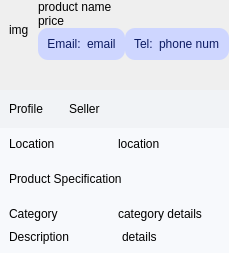
         <widget class="QWidget" name="viewproduct">
          <layout class="QGridLayout" name="gridLayout_13">
           <property name="leftMargin">
            <number>0</number>
           </property>
           <property name="topMargin">
            <number>0</number>
           </property>
           <property name="rightMargin">
            <number>0</number>
           </property>
           <property name="bottomMargin">
            <number>0</number>
           </property>
           <property name="spacing">
            <number>0</number>
           </property>
           <item row="0" column="0">
            <widget class="QWidget" name="widget_4" native="true">
             <property name="maximumSize">
              <size>
               <width>1000</width>
               <height>16777215</height>
              </size>
             </property>
             <property name="styleSheet">
              <string notr="true"/>
             </property>
             <layout class="QGridLayout" name="gridLayout_21">
              <property name="leftMargin">
               <number>0</number>
              </property>
              <property name="topMargin">
               <number>0</number>
              </property>
              <property name="rightMargin">
               <number>0</number>
              </property>
              <property name="bottomMargin">
               <number>0</number>
              </property>
              <property name="spacing">
               <number>0</number>
              </property>
              <item row="0" column="0">
               <widget class="QWidget" name="widget_5" native="true">
                <layout class="QGridLayout" name="gridLayout_15">
                 <item row="0" column="0">
                  <widget class="QLabel" name="product_img">
                   <property name="text">
                    <string>img</string>
                   </property>
                  </widget>
                 </item>
                </layout>
               </widget>
              </item>
              <item row="0" column="1">
               <widget class="QWidget" name="widget_6" native="true">
                <layout class="QGridLayout" name="gridLayout_16">
                 <property name="leftMargin">
                  <number>0</number>
                 </property>
                 <property name="topMargin">
                  <number>0</number>
                 </property>
                 <property name="rightMargin">
                  <number>0</number>
                 </property>
                 <property name="bottomMargin">
                  <number>0</number>
                 </property>
                 <property name="spacing">
                  <number>0</number>
                 </property>
                 <item row="2" column="0">
                  <widget class="QWidget" name="widget_35" native="true">
                   <property name="maximumSize">
                    <size>
                     <width>16777215</width>
                     <height>60</height>
                    </size>
                   </property>
                   <layout class="QGridLayout" name="gridLayout_119">
                    <property name="leftMargin">
                     <number>0</number>
                    </property>
                    <property name="topMargin">
                     <number>0</number>
                    </property>
                    <property name="rightMargin">
                     <number>0</number>
                    </property>
                    <property name="bottomMargin">
                     <number>0</number>
                    </property>
                    <property name="spacing">
                     <number>0</number>
                    </property>
                    <item row="0" column="0">
                     <widget class="QWidget" name="widget_96" native="true">
                      <property name="maximumSize">
                       <size>
                        <width>220</width>
                        <height>16777215</height>
                       </size>
                      </property>
                      <property name="styleSheet">
                       <string notr="true">background-color: rgb(206, 214, 255);
border-radius: 10;</string>
                      </property>
                      <layout class="QGridLayout" name="gridLayout_42">
                       <item row="0" column="0">
                        <widget class="QPushButton" name="pushButton">
                         <property name="maximumSize">
                          <size>
                           <width>16777215</width>
                           <height>16777215</height>
                          </size>
                         </property>
                         <property name="styleSheet">
                          <string notr="true">font: 500 11pt &quot;Josefin Sans Medium&quot;;
color: rgb(13, 28, 99);</string>
                         </property>
                         <property name="text">
                          <string>Email:</string>
                         </property>
                         <property name="icon">
                          <iconset>
                           <normaloff>:/icon/icon/messages.ico</normaloff>:/icon/icon/messages.ico</iconset>
                         </property>
                         <property name="iconSize">
                          <size>
                           <width>25</width>
                           <height>25</height>
                          </size>
                         </property>
                         <property name="flat">
                          <bool>true</bool>
                         </property>
                        </widget>
                       </item>
                       <item row="0" column="1">
                        <widget class="QLabel" name="emailLabel">
                         <property name="styleSheet">
                          <string notr="true">font: 500 11pt &quot;Josefin Sans Medium&quot;;
color: rgb(13, 28, 99);</string>
                         </property>
                         <property name="text">
                          <string>email</string>
                         </property>
                        </widget>
                       </item>
                      </layout>
                     </widget>
                    </item>
                    <item row="0" column="1">
                     <widget class="QWidget" name="widget_97" native="true">
                      <property name="maximumSize">
                       <size>
                        <width>220</width>
                        <height>16777215</height>
                       </size>
                      </property>
                      <property name="styleSheet">
                       <string notr="true">background-color: rgb(206, 214, 255);
border-radius: 10;</string>
                      </property>
                      <layout class="QGridLayout" name="gridLayout_118">
                       <item row="0" column="0">
                        <widget class="QLabel" name="label_69">
                         <property name="maximumSize">
                          <size>
                           <width>40</width>
                           <height>16777215</height>
                          </size>
                         </property>
                         <property name="styleSheet">
                          <string notr="true">font: 500 11pt &quot;Josefin Sans Medium&quot;;
color: rgb(13, 28, 99);</string>
                         </property>
                         <property name="text">
                          <string>Tel:</string>
                         </property>
                        </widget>
                       </item>
                       <item row="0" column="1">
                        <widget class="QLabel" name="phoneLabel">
                         <property name="maximumSize">
                          <size>
                           <width>16777215</width>
                           <height>16777215</height>
                          </size>
                         </property>
                         <property name="styleSheet">
                          <string notr="true">font: 500 11pt &quot;Josefin Sans Medium&quot;;
color: rgb(13, 28, 99);</string>
                         </property>
                         <property name="text">
                          <string>phone num</string>
                         </property>
                        </widget>
                       </item>
                      </layout>
                     </widget>
                    </item>
                   </layout>
                  </widget>
                 </item>
                 <item row="1" column="0">
                  <widget class="QWidget" name="widget_34" native="true">
                   <layout class="QGridLayout" name="gridLayout_46">
                    <property name="leftMargin">
                     <number>0</number>
                    </property>
                    <property name="topMargin">
                     <number>0</number>
                    </property>
                    <property name="rightMargin">
                     <number>0</number>
                    </property>
                    <property name="bottomMargin">
                     <number>0</number>
                    </property>
                    <property name="spacing">
                     <number>0</number>
                    </property>
                    <item row="0" column="0">
                     <widget class="QLabel" name="product_price">
                      <property name="styleSheet">
                       <string notr="true">font: 500 20pt &quot;Josefin Sans Medium&quot;;
color: rgb(0,0,0);</string>
                      </property>
                      <property name="text">
                       <string>price</string>
                      </property>
                     </widget>
                    </item>
                   </layout>
                  </widget>
                 </item>
                 <item row="0" column="0">
                  <widget class="QWidget" name="widget_33" native="true">
                   <layout class="QGridLayout" name="gridLayout_45">
                    <property name="leftMargin">
                     <number>0</number>
                    </property>
                    <property name="topMargin">
                     <number>0</number>
                    </property>
                    <property name="rightMargin">
                     <number>0</number>
                    </property>
                    <property name="bottomMargin">
                     <number>0</number>
                    </property>
                    <property name="spacing">
                     <number>0</number>
                    </property>
                    <item row="0" column="0">
                     <widget class="QWidget" name="widget_36" native="true">
                      <property name="sizePolicy">
                       <sizepolicy hsizetype="Preferred" vsizetype="Preferred">
                        <horstretch>0</horstretch>
                        <verstretch>0</verstretch>
                       </sizepolicy>
                      </property>
                      <layout class="QGridLayout" name="gridLayout_50">
                       <property name="leftMargin">
                        <number>0</number>
                       </property>
                       <property name="topMargin">
                        <number>0</number>
                       </property>
                       <property name="rightMargin">
                        <number>0</number>
                       </property>
                       <property name="bottomMargin">
                        <number>0</number>
                       </property>
                       <property name="spacing">
                        <number>0</number>
                       </property>
                       <item row="0" column="0">
                        <widget class="QLabel" name="product_name">
                         <property name="styleSheet">
                          <string notr="true">font: 500 20pt &quot;Josefin Sans Medium&quot;;
color: rgb(0,0,0);</string>
                         </property>
                         <property name="text">
                          <string>product name</string>
                         </property>
                        </widget>
                       </item>
                      </layout>
                     </widget>
                    </item>
                   </layout>
                  </widget>
                 </item>
                </layout>
               </widget>
              </item>
              <item row="1" column="0" colspan="2">
               <widget class="QWidget" name="widget_7" native="true">
                <layout class="QGridLayout" name="gridLayout_47">
                 <property name="leftMargin">
                  <number>0</number>
                 </property>
                 <property name="topMargin">
                  <number>30</number>
                 </property>
                 <property name="rightMargin">
                  <number>0</number>
                 </property>
                 <property name="bottomMargin">
                  <number>0</number>
                 </property>
                 <property name="spacing">
                  <number>0</number>
                 </property>
                 <item row="0" column="0">
                  <widget class="QWidget" name="widget_8" native="true">
                   <property name="styleSheet">
                    <string notr="true">background-color: rgb(241, 243, 246);</string>
                   </property>
                   <layout class="QGridLayout" name="gridLayout_18">
                    <item row="0" column="3">
                     <spacer name="horizontalSpacer_6">
                      <property name="orientation">
                       <enum>Qt::Horizontal</enum>
                      </property>
                      <property name="sizeHint" stdset="0">
                       <size>
                        <width>40</width>
                        <height>20</height>
                       </size>
                      </property>
                     </spacer>
                    </item>
                    <item row="0" column="2">
                     <widget class="QLabel" name="sellerNameLabel">
                      <property name="styleSheet">
                       <string notr="true">font: 500 11pt &quot;Josefin Sans Medium&quot;;
color: rgb(0,0,0);</string>
                      </property>
                      <property name="text">
                       <string>Seller</string>
                      </property>
                     </widget>
                    </item>
                    <item row="0" column="0">
                     <widget class="QLabel" name="sellerProfileLabel">
                      <property name="styleSheet">
                       <string notr="true">font: 500 11pt &quot;Josefin Sans Medium&quot;;
color: rgb(0,0,0);</string>
                      </property>
                      <property name="text">
                       <string>Profile</string>
                      </property>
                     </widget>
                    </item>
                    <item row="0" column="1">
                     <spacer name="horizontalSpacer_7">
                      <property name="orientation">
                       <enum>Qt::Horizontal</enum>
                      </property>
                      <property name="sizeType">
                       <enum>QSizePolicy::Maximum</enum>
                      </property>
                      <property name="sizeHint" stdset="0">
                       <size>
                        <width>20</width>
                        <height>20</height>
                       </size>
                      </property>
                     </spacer>
                    </item>
                   </layout>
                  </widget>
                 </item>
                 <item row="1" column="0">
                  <widget class="QWidget" name="widget_10" native="true">
                   <property name="styleSheet">
                    <string notr="true">background-color: rgb(247, 249, 252);</string>
                   </property>
                   <layout class="QGridLayout" name="gridLayout_20">
                    <item row="0" column="0">
                     <widget class="QLabel" name="label_70">
                      <property name="styleSheet">
                       <string notr="true">font: 500 11pt &quot;Josefin Sans Medium&quot;;
color: rgb(0,0,0);</string>
                      </property>
                      <property name="text">
                       <string>Location</string>
                      </property>
                     </widget>
                    </item>
                    <item row="0" column="1">
                     <widget class="QLabel" name="addressLabel">
                      <property name="styleSheet">
                       <string notr="true">font: 500 11pt &quot;Josefin Sans Medium&quot;;
color: rgb(0,0,0);</string>
                      </property>
                      <property name="text">
                       <string>location</string>
                      </property>
                     </widget>
                    </item>
                   </layout>
                  </widget>
                 </item>
                 <item row="2" column="0">
                  <widget class="QWidget" name="widget_9" native="true">
                   <property name="styleSheet">
                    <string notr="true">background-color: rgb(247, 249, 252);</string>
                   </property>
                   <layout class="QGridLayout" name="gridLayout_17">
                    <item row="0" column="0">
                     <widget class="QLabel" name="label_12">
                      <property name="styleSheet">
                       <string notr="true">font: 500 13pt &quot;Josefin Sans Medium&quot;;
color: rgb(0,0,0);

</string>
                      </property>
                      <property name="text">
                       <string>Product Specification</string>
                      </property>
                     </widget>
                    </item>
                    <item row="0" column="1">
                     <spacer name="horizontalSpacer_8">
                      <property name="orientation">
                       <enum>Qt::Horizontal</enum>
                      </property>
                      <property name="sizeHint" stdset="0">
                       <size>
                        <width>40</width>
                        <height>20</height>
                       </size>
                      </property>
                     </spacer>
                    </item>
                   </layout>
                  </widget>
                 </item>
                 <item row="3" column="0">
                  <widget class="QWidget" name="widget_30" native="true">
                   <property name="styleSheet">
                    <string notr="true">background-color: rgb(247, 249, 252);</string>
                   </property>
                   <layout class="QGridLayout" name="_2">
                    <property name="bottomMargin">
                     <number>0</number>
                    </property>
                    <item row="0" column="1">
                     <widget class="QLabel" name="categoryLabel">
                      <property name="sizePolicy">
                       <sizepolicy hsizetype="Preferred" vsizetype="Preferred">
                        <horstretch>0</horstretch>
                        <verstretch>0</verstretch>
                       </sizepolicy>
                      </property>
                      <property name="styleSheet">
                       <string notr="true">font: 500 9pt &quot;Josefin Sans Medium&quot;;</string>
                      </property>
                      <property name="text">
                       <string>category details</string>
                      </property>
                      <property name="alignment">
                       <set>Qt::AlignLeading|Qt::AlignLeft|Qt::AlignVCenter</set>
                      </property>
                      <property name="wordWrap">
                       <bool>true</bool>
                      </property>
                     </widget>
                    </item>
                    <item row="0" column="0">
                     <widget class="QLabel" name="label_13">
                      <property name="styleSheet">
                       <string notr="true">font: 500 11pt &quot;Josefin Sans Medium&quot;;
color: rgb(0,0,0);</string>
                      </property>
                      <property name="text">
                       <string>Category</string>
                      </property>
                      <property name="alignment">
                       <set>Qt::AlignLeading|Qt::AlignLeft|Qt::AlignVCenter</set>
                      </property>
                     </widget>
                    </item>
                   </layout>
                  </widget>
                 </item>
                 <item row="4" column="0">
                  <widget class="QWidget" name="widget_31" native="true">
                   <property name="styleSheet">
                    <string notr="true">background-color: rgb(247, 249, 252);</string>
                   </property>
                   <layout class="QGridLayout" name="gridLayout_43">
                    <property name="rightMargin">
                     <number>0</number>
                    </property>
                    <item row="0" column="0">
                     <widget class="QLabel" name="label_21">
                      <property name="styleSheet">
                       <string notr="true">font: 500 11pt &quot;Josefin Sans Medium&quot;;
color: rgb(0,0,0);</string>
                      </property>
                      <property name="text">
                       <string>Description</string>
                      </property>
                     </widget>
                    </item>
                    <item row="0" column="1">
                     <widget class="QLabel" name="productDescLabel">
                      <property name="styleSheet">
                       <string notr="true">font: 500 9pt &quot;Josefin Sans Medium&quot;;</string>
                      </property>
                      <property name="text">
                       <string>details</string>
                      </property>
                     </widget>
                    </item>
                   </layout>
                  </widget>
                 </item>
                </layout>
               </widget>
              </item>
             </layout>
            </widget>
           </item>
          </layout>
         </widget>
